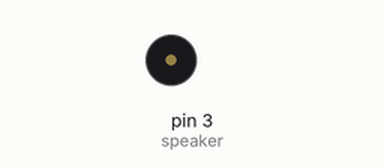
Simulated run of this sketch. Board: Arduino Uno, built with avr-gcc and run on an emulated ATmega328P. Parts: buzzer (waves = sounding).

Above: at 25.0 s.
Timing chart, 0 to 33.0 s (numbered marks = the images above):
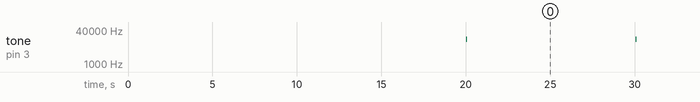

The sketch:

arduino_mouse_chirps.ino
```cpp
/*
arduino_mouse_chirps.ino

This sketch generates artificial mouse-like chirps to be played on a speaker.

@bartulem 2022
*/

#define speaker 3
int start_freq = 14000;
int max_freq = 15000;
int end_freq = 14300;
int tone_duration_up = 10;
int tone_duration_down = 30;
int initial_delay = 20000;
int ipi_delay = 10000;

void setup()
{
  Serial.begin(115200);
  pinMode(speaker, OUTPUT);
  delay(initial_delay);
}

void loop()
{
  for (int fr=start_freq; fr<max_freq; fr++)
  {
  tone(speaker, fr, tone_duration_up);
  }
  for (int fr=max_freq; fr>=end_freq; fr--)
  {
  tone(speaker, fr, tone_duration_down);
  }
delay(ipi_delay);
}
```

Measured:
- by itself, tone on pin 3 (speaker): alternates 14300 Hz for 0.03 s and silent for 10.0 s
